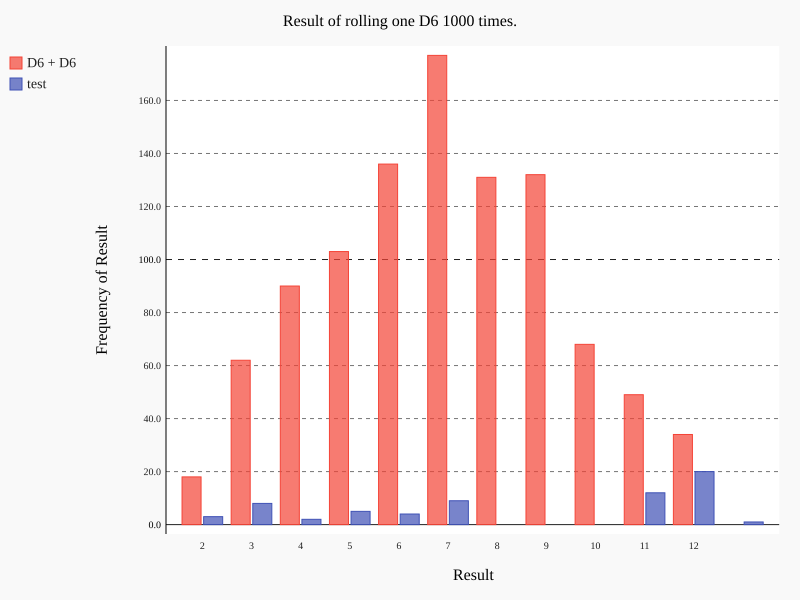

Python code for this plot:
from die import Die
import pygal

# 创建一个D6
die_1 = Die()
die_2 = Die()

# 掷几次骰子，并将结果保存在一个列表中
results = []
for roll_num in range(1000):
	result = die_1.roll()+die_2.roll()
	results.append(result)
	
# 分析结果
frequencies = []
max_result = die_1.num_sides + die_2.num_sides
for value in range(2,max_result+1):
	frequency = results.count(value)
	frequencies.append(frequency)

# 对结果进行可视化
hist = pygal.Bar()

hist.title = "Result of rolling one D6 1000 times."
hist.x_labels = ['2','3','4','5','6','7','8','9','10','11','12']
hist.x_title = "Result"
hist.y_title = "Frequency of Result"

hist.add('D6 + D6',frequencies)
hist.add('test',[3,8,2,5,4,9,None,None,None,12,20,1])
hist.render_to_file('die_visual.svg')

# print(frequencies)
